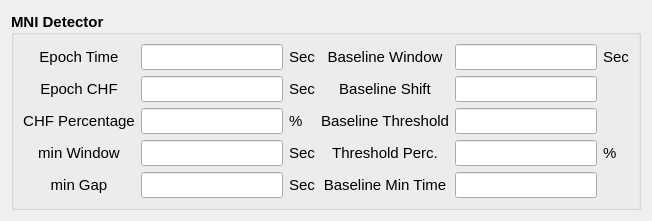
       <widget class="QWidget" name="qd_page_MNI">
        <layout class="QGridLayout" name="gridLayout_6">
         <item row="0" column="0">
          <widget class="QGroupBox" name="qd_MNI_detector">
           <property name="font">
            <font>
             <family>Arial</family>
             <pointsize>11</pointsize>
             <bold>true</bold>
            </font>
           </property>
           <property name="layoutDirection">
            <enum>Qt::LeftToRight</enum>
           </property>
           <property name="title">
            <string>MNI Detector</string>
           </property>
           <property name="alignment">
            <set>Qt::AlignLeading|Qt::AlignLeft|Qt::AlignVCenter</set>
           </property>
           <layout class="QGridLayout" name="gridLayout_2">
            <item row="0" column="0">
             <widget class="QLabel" name="label_29">
              <property name="font">
               <font>
                <family>Arial</family>
                <pointsize>11</pointsize>
                <bold>false</bold>
               </font>
              </property>
              <property name="layoutDirection">
               <enum>Qt::LeftToRight</enum>
              </property>
              <property name="text">
               <string>Epoch Time</string>
              </property>
              <property name="alignment">
               <set>Qt::AlignCenter</set>
              </property>
             </widget>
            </item>
            <item row="0" column="1">
             <widget class="QLineEdit" name="qd_mni_epoch_time_input">
              <property name="font">
               <font>
                <family>Arial</family>
                <pointsize>11</pointsize>
                <bold>false</bold>
               </font>
              </property>
             </widget>
            </item>
            <item row="0" column="2">
             <widget class="QLabel" name="label_40">
              <property name="font">
               <font>
                <family>Arial</family>
                <pointsize>11</pointsize>
                <bold>false</bold>
               </font>
              </property>
              <property name="layoutDirection">
               <enum>Qt::LeftToRight</enum>
              </property>
              <property name="text">
               <string>Sec</string>
              </property>
              <property name="alignment">
               <set>Qt::AlignLeading|Qt::AlignLeft|Qt::AlignVCenter</set>
              </property>
             </widget>
            </item>
            <item row="0" column="3">
             <widget class="QLabel" name="label_37">
              <property name="font">
               <font>
                <family>Arial</family>
                <pointsize>11</pointsize>
                <bold>false</bold>
               </font>
              </property>
              <property name="layoutDirection">
               <enum>Qt::LeftToRight</enum>
              </property>
              <property name="text">
               <string>Baseline Window</string>
              </property>
              <property name="alignment">
               <set>Qt::AlignCenter</set>
              </property>
             </widget>
            </item>
            <item row="0" column="4">
             <widget class="QLineEdit" name="qd_mni_baseline_window_input">
              <property name="font">
               <font>
                <family>Arial</family>
                <pointsize>11</pointsize>
                <bold>false</bold>
               </font>
              </property>
             </widget>
            </item>
            <item row="0" column="5">
             <widget class="QLabel" name="label_48">
              <property name="font">
               <font>
                <family>Arial</family>
                <pointsize>11</pointsize>
                <bold>false</bold>
               </font>
              </property>
              <property name="layoutDirection">
               <enum>Qt::LeftToRight</enum>
              </property>
              <property name="text">
               <string>Sec</string>
              </property>
              <property name="alignment">
               <set>Qt::AlignLeading|Qt::AlignLeft|Qt::AlignVCenter</set>
              </property>
             </widget>
            </item>
            <item row="1" column="0">
             <widget class="QLabel" name="label_30">
              <property name="font">
               <font>
                <family>Arial</family>
                <pointsize>11</pointsize>
                <bold>false</bold>
               </font>
              </property>
              <property name="layoutDirection">
               <enum>Qt::LeftToRight</enum>
              </property>
              <property name="text">
               <string>Epoch CHF</string>
              </property>
              <property name="alignment">
               <set>Qt::AlignCenter</set>
              </property>
             </widget>
            </item>
            <item row="1" column="1">
             <widget class="QLineEdit" name="qd_mni_epoch_chf_input">
              <property name="font">
               <font>
                <family>Arial</family>
                <pointsize>11</pointsize>
                <bold>false</bold>
               </font>
              </property>
             </widget>
            </item>
            <item row="1" column="2">
             <widget class="QLabel" name="label_39">
              <property name="font">
               <font>
                <family>Arial</family>
                <pointsize>11</pointsize>
                <bold>false</bold>
               </font>
              </property>
              <property name="layoutDirection">
               <enum>Qt::LeftToRight</enum>
              </property>
              <property name="text">
               <string>Sec</string>
              </property>
              <property name="alignment">
               <set>Qt::AlignLeading|Qt::AlignLeft|Qt::AlignVCenter</set>
              </property>
             </widget>
            </item>
            <item row="1" column="3">
             <widget class="QLabel" name="label_71">
              <property name="font">
               <font>
                <family>Arial</family>
                <pointsize>11</pointsize>
                <bold>false</bold>
               </font>
              </property>
              <property name="layoutDirection">
               <enum>Qt::LeftToRight</enum>
              </property>
              <property name="text">
               <string>Baseline Shift</string>
              </property>
              <property name="alignment">
               <set>Qt::AlignCenter</set>
              </property>
             </widget>
            </item>
            <item row="1" column="4">
             <widget class="QLineEdit" name="qd_mni_baseline_shift_input">
              <property name="font">
               <font>
                <family>Arial</family>
                <pointsize>11</pointsize>
                <bold>false</bold>
               </font>
              </property>
             </widget>
            </item>
            <item row="2" column="0">
             <widget class="QLabel" name="label_33">
              <property name="font">
               <font>
                <family>Arial</family>
                <pointsize>11</pointsize>
                <bold>false</bold>
               </font>
              </property>
              <property name="layoutDirection">
               <enum>Qt::LeftToRight</enum>
              </property>
              <property name="text">
               <string>CHF Percentage</string>
              </property>
              <property name="alignment">
               <set>Qt::AlignCenter</set>
              </property>
             </widget>
            </item>
            <item row="2" column="1">
             <widget class="QLineEdit" name="qd_mni_chf_percentage_input">
              <property name="font">
               <font>
                <family>Arial</family>
                <pointsize>11</pointsize>
                <bold>false</bold>
               </font>
              </property>
             </widget>
            </item>
            <item row="2" column="2">
             <widget class="QLabel" name="label_35">
              <property name="font">
               <font>
                <family>Arial</family>
                <pointsize>11</pointsize>
                <bold>false</bold>
               </font>
              </property>
              <property name="layoutDirection">
               <enum>Qt::LeftToRight</enum>
              </property>
              <property name="text">
               <string>%</string>
              </property>
              <property name="alignment">
               <set>Qt::AlignLeading|Qt::AlignLeft|Qt::AlignVCenter</set>
              </property>
             </widget>
            </item>
            <item row="2" column="3">
             <widget class="QLabel" name="label_38">
              <property name="font">
               <font>
                <family>Arial</family>
                <pointsize>11</pointsize>
                <bold>false</bold>
               </font>
              </property>
              <property name="layoutDirection">
               <enum>Qt::LeftToRight</enum>
              </property>
              <property name="text">
               <string>Baseline Threshold</string>
              </property>
              <property name="alignment">
               <set>Qt::AlignCenter</set>
              </property>
             </widget>
            </item>
            <item row="2" column="4">
             <widget class="QLineEdit" name="qd_mni_baseline_threshold_input">
              <property name="font">
               <font>
                <family>Arial</family>
                <pointsize>11</pointsize>
                <bold>false</bold>
               </font>
              </property>
             </widget>
            </item>
            <item row="3" column="0">
             <widget class="QLabel" name="label_34">
              <property name="font">
               <font>
                <family>Arial</family>
                <pointsize>11</pointsize>
                <bold>false</bold>
               </font>
              </property>
              <property name="layoutDirection">
               <enum>Qt::LeftToRight</enum>
              </property>
              <property name="text">
               <string>min Window</string>
              </property>
              <property name="alignment">
               <set>Qt::AlignCenter</set>
              </property>
             </widget>
            </item>
            <item row="3" column="1">
             <widget class="QLineEdit" name="qd_mni_min_window_input">
              <property name="font">
               <font>
                <family>Arial</family>
                <pointsize>11</pointsize>
                <bold>false</bold>
               </font>
              </property>
             </widget>
            </item>
            <item row="3" column="2">
             <widget class="QLabel" name="label_42">
              <property name="font">
               <font>
                <family>Arial</family>
                <pointsize>11</pointsize>
                <bold>false</bold>
               </font>
              </property>
              <property name="layoutDirection">
               <enum>Qt::LeftToRight</enum>
              </property>
              <property name="text">
               <string>Sec</string>
              </property>
              <property name="alignment">
               <set>Qt::AlignLeading|Qt::AlignLeft|Qt::AlignVCenter</set>
              </property>
             </widget>
            </item>
            <item row="3" column="3">
             <widget class="QLabel" name="label_31">
              <property name="font">
               <font>
                <family>Arial</family>
                <pointsize>11</pointsize>
                <bold>false</bold>
               </font>
              </property>
              <property name="layoutDirection">
               <enum>Qt::LeftToRight</enum>
              </property>
              <property name="text">
               <string>Threshold Perc.</string>
              </property>
              <property name="alignment">
               <set>Qt::AlignCenter</set>
              </property>
             </widget>
            </item>
            <item row="3" column="4">
             <widget class="QLineEdit" name="qd_mni_threshold_percentage_input">
              <property name="font">
               <font>
                <family>Arial</family>
                <pointsize>11</pointsize>
                <bold>false</bold>
               </font>
              </property>
             </widget>
            </item>
            <item row="3" column="5">
             <widget class="QLabel" name="label_47">
              <property name="font">
               <font>
                <family>Arial</family>
                <pointsize>11</pointsize>
                <bold>false</bold>
               </font>
              </property>
              <property name="layoutDirection">
               <enum>Qt::LeftToRight</enum>
              </property>
              <property name="text">
               <string>%</string>
              </property>
              <property name="alignment">
               <set>Qt::AlignLeading|Qt::AlignLeft|Qt::AlignVCenter</set>
              </property>
             </widget>
            </item>
            <item row="4" column="0">
             <widget class="QLabel" name="label_32">
              <property name="font">
               <font>
                <family>Arial</family>
                <pointsize>11</pointsize>
                <bold>false</bold>
               </font>
              </property>
              <property name="layoutDirection">
               <enum>Qt::LeftToRight</enum>
              </property>
              <property name="text">
               <string>min Gap</string>
              </property>
              <property name="alignment">
               <set>Qt::AlignCenter</set>
              </property>
             </widget>
            </item>
            <item row="4" column="1">
             <widget class="QLineEdit" name="qd_mni_min_gap_time_input">
              <property name="font">
               <font>
                <family>Arial</family>
                <pointsize>11</pointsize>
                <bold>false</bold>
               </font>
              </property>
             </widget>
            </item>
            <item row="4" column="2">
             <widget class="QLabel" name="label_41">
              <property name="font">
               <font>
                <family>Arial</family>
                <pointsize>11</pointsize>
                <bold>false</bold>
               </font>
              </property>
              <property name="layoutDirection">
               <enum>Qt::LeftToRight</enum>
              </property>
              <property name="text">
               <string>Sec</string>
              </property>
              <property name="alignment">
               <set>Qt::AlignLeading|Qt::AlignLeft|Qt::AlignVCenter</set>
              </property>
             </widget>
            </item>
            <item row="4" column="3">
             <widget class="QLabel" name="label_36">
              <property name="font">
               <font>
                <family>Arial</family>
                <pointsize>11</pointsize>
                <bold>false</bold>
               </font>
              </property>
              <property name="layoutDirection">
               <enum>Qt::LeftToRight</enum>
              </property>
              <property name="text">
               <string>Baseline Min Time</string>
              </property>
              <property name="alignment">
               <set>Qt::AlignCenter</set>
              </property>
             </widget>
            </item>
            <item row="4" column="4">
             <widget class="QLineEdit" name="qd_mni_baseline_time_input">
              <property name="font">
               <font>
                <family>Arial</family>
                <pointsize>11</pointsize>
                <bold>false</bold>
               </font>
              </property>
             </widget>
            </item>
           </layout>
          </widget>
         </item>
        </layout>
       </widget>
